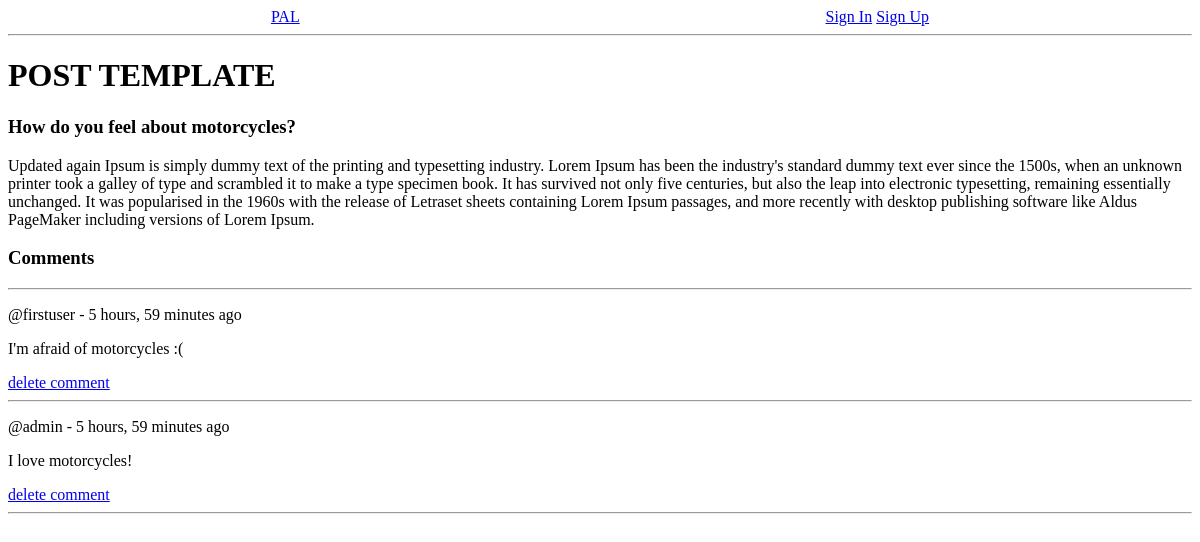
/post/1/, run on an earlier commit of the app's database.
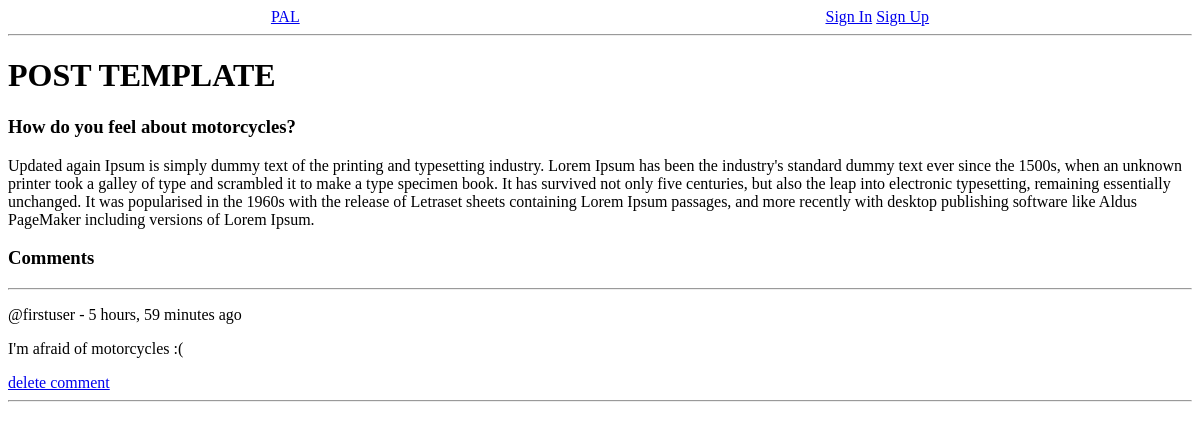
And on a later commit of the database.
### comments/models.py (models this page shows, shortened)
class Comment(models.Model):
    user = models.ForeignKey(User, on_delete=CASCADE) # each Comment is related to a single User
    post = models.ForeignKey(Post, on_delete=CASCADE) # each Comment is related to a single Post
    body = models.TextField()
    created = models.DateTimeField(auto_now_add=True)
    updated = models.DateTimeField(auto_now=True)

### posts/views.py (the view, shortened to what this page needs)
# urls.py: path('post/<str:pk>/', views.post, name='post'),
def post(request, pk):
    post = Post.objects.get(id=pk)
    comments = post.comment_set.all().order_by('-created') # get the comments from each post
    context = {
    'post': post,
    'comments': comments
  }
    return render(request, 'posts/post.html', context)

### posts/templates/posts/post.html (shortened to what this page needs)
{% extends 'main.html' %}
{% block content %}
<h1>POST TEMPLATE</h1>
<div>
    <h3>{{ post.name }}</h3>
    <p>{{ post.description }}</p>
</div>
<h3>Comments</h3>
<hr>
<div>
    {% for comment in comments %}
        <div>
            <p>@{{ comment.user }} - {{ comment.created|timesince }} ago</p>
            <p>{{ comment.body }}</p>
            <a href="{% url 'comments:delete-comment' comment.id %}">delete comment</a>
        </div>
        <hr>
    {% endfor %}
</div>
{% endblock content %}

What changed in the data, as far as the page shows it:
removed Comment: user "admin", created "5 hours, 59 minutes", body "I love motorcycles!"
